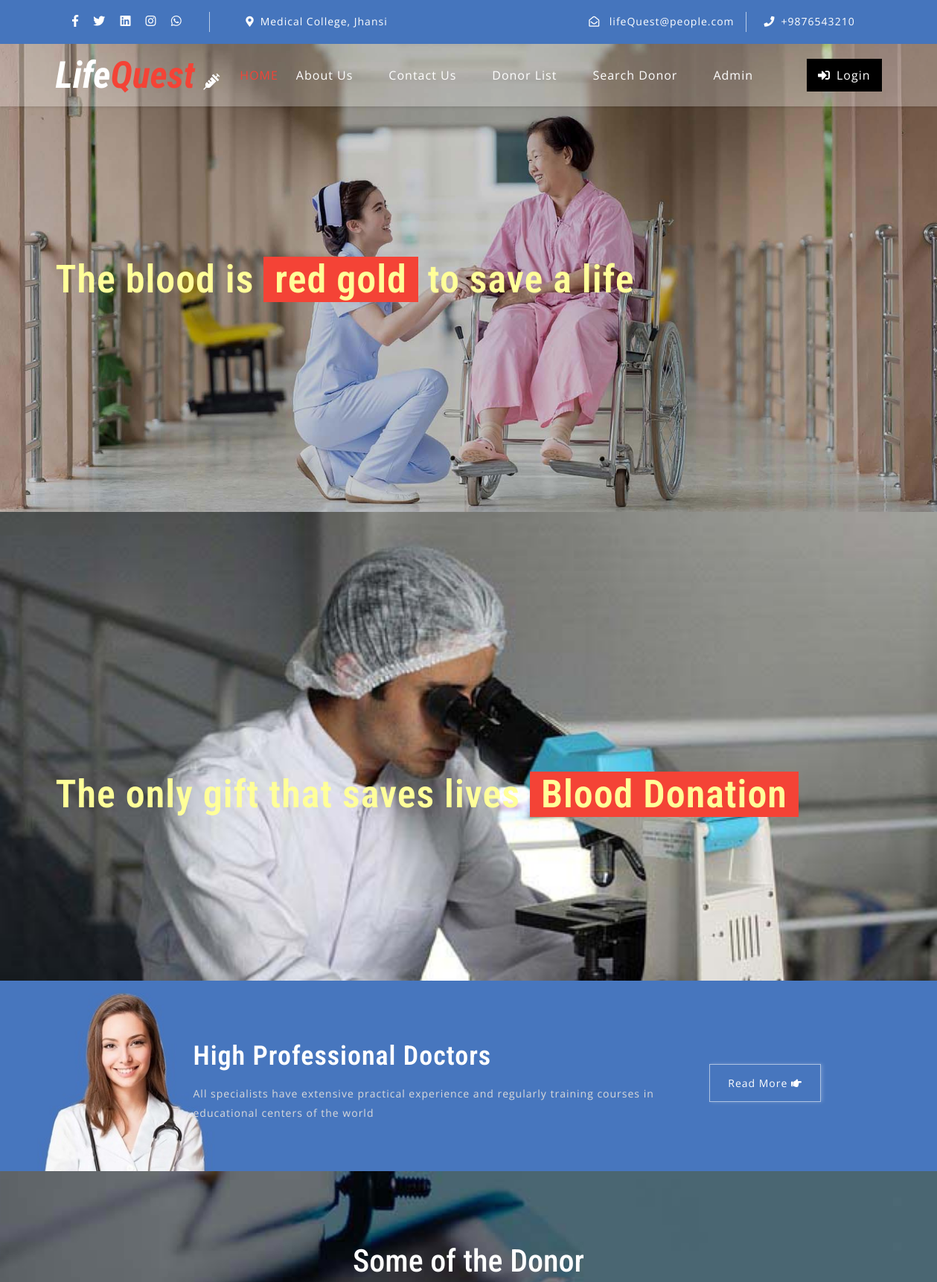
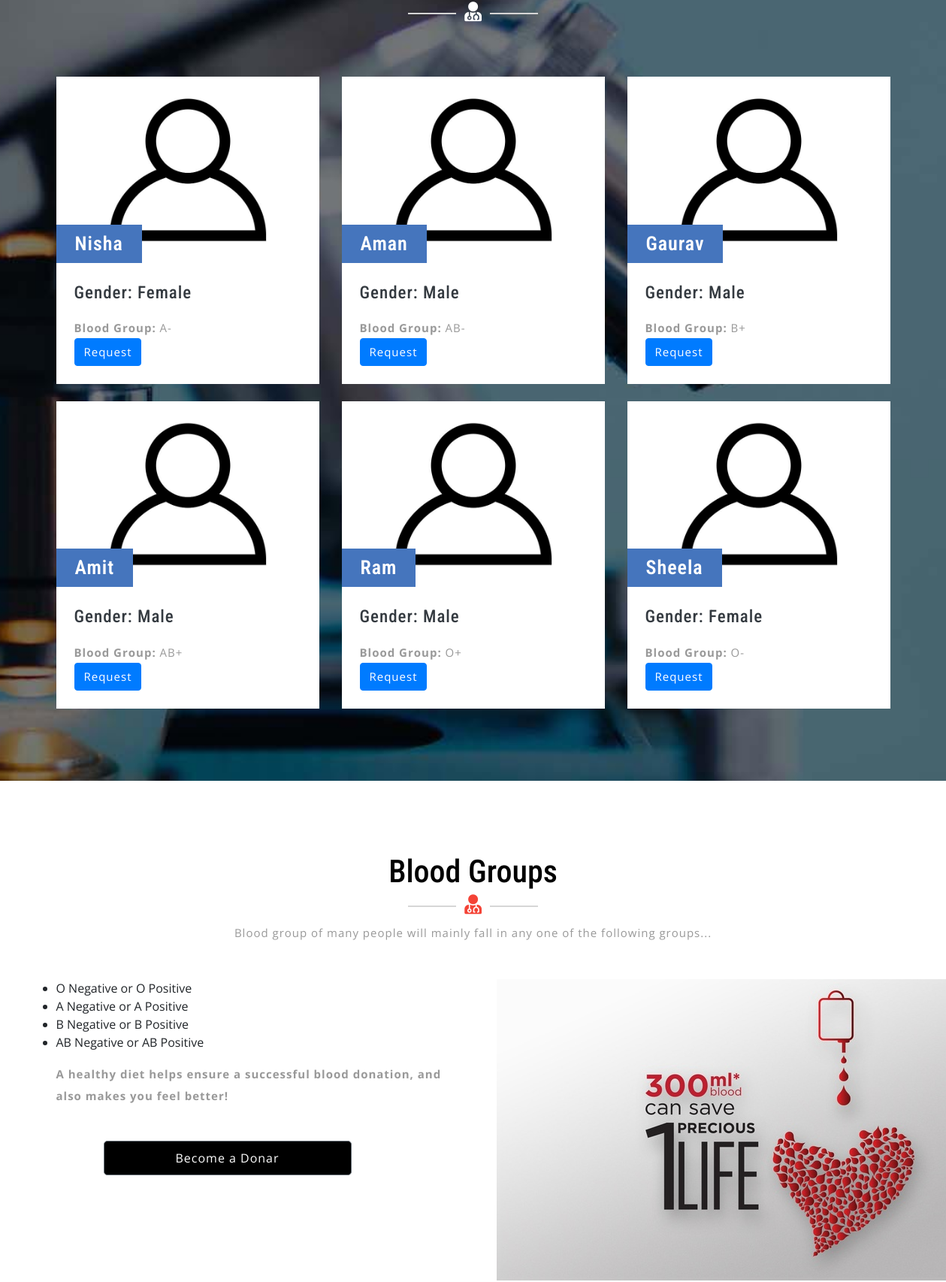
The app's page /LifeQuestBloodBank/index.php (upper part) with its own data (2 pictures, top to bottom).
### tables this page shows
CREATE TABLE `thecontactusinfo` (
  `ID` int(11) NOT NULL AUTO_INCREMENT,
  `Address` tinytext DEFAULT NULL,
  `Email` varchar(50) DEFAULT NULL,
  `ContactNumber` bigint(10) DEFAULT NULL,
  PRIMARY KEY (`ID`)
);

CREATE TABLE `theblooddonors` (
  `ID` int(11) NOT NULL AUTO_INCREMENT,
  `FullName` varchar(50) DEFAULT NULL,
  `ContactNumber` bigint(10) DEFAULT NULL,
  `Email` varchar(50) DEFAULT NULL,
  `Gender` varchar(20) DEFAULT NULL,
  `Age` int(11) DEFAULT NULL,
  `BloodGroup` varchar(20) DEFAULT NULL,
  `Address` varchar(120) DEFAULT NULL,
  `Message` mediumtext DEFAULT NULL,
  `PostingDate` timestamp NOT NULL DEFAULT current_timestamp(),
  `status` int(1) DEFAULT NULL,
  `Password` varchar(100) DEFAULT NULL,
  PRIMARY KEY (`ID`)
);

### LifeQuestBloodBank/index.php (the view, shortened to what this page needs)
<?php
include('includes/config.php');
?>
<!doctype html>
<html lang="en">
    <head>
        <link rel="stylesheet" href="css/bootstrap.css">
        <link rel="stylesheet" href="css/style.css">
        <link rel="stylesheet" href="css/fontawesome-all.css">
    </head>
    <body>
        <?php include('includes/header.php');?>
        <div class="slider">
            <div class="callbacks_container">
                <ul class="rslides callbacks callbacks1" id="slider4">
                    <li>
                        <div class="banner-top1" style="">
                            <div class="banner-info_agile_w3ls">
                                <div class="container">
                                    <h3><br>The blood is <span>red gold</span> to save a life</h3>
                                </div>
                            </div>
                        </div>
                    </li>
                    <li>
                        <div class="banner-top2">
                            <div class="banner-info_agile_w3ls">
                                <div class="container">
                                    <h3><br><br>The only gift that saves lives
                                        <span>Blood Donation</span>
                                    </h3>
                                </div>
                            </div>
                        </div>
                    </li>
                </ul>
            </div>
        </div>
        <div class="banner-bottom py-5">
            <div class="container d-flex py-xl-3 py-lg-3">
                <div class="banner-left-bottom-w3ls offset-lg-2 offset-md-1">
                    <h3 class="text-white my-3">High Professional Doctors</h3>
                    <p>All specialists have extensive practical experience and regularly training courses in educational centers of the
					world</p>
                </div>
                <div class="button">
                    <a href="about.php" class="w3ls-button-agile">Read More
                        <i class="fas fa-hand-point-right"></i>
                    </a>
                </div>
            </div>
        </div>
        <div class="blog-w3ls py-5" id="blog">
            <div class="container py-xl-5 py-lg-3">
                <div class="w3ls-titles text-center mb-5">
                    <h3 class="title text-white">Some of the Donor</h3>
                    <span>
                        <i class="fas fa-user-md text-white"></i>
                    </span>
                </div>
                <div class="row package-grids mt-5">
                    <?php
                    $status = 1;
                    $sql = "SELECT * from theblooddonors where status = $status order by rand() limit 6";
                    $result = mysqli_query($conn, $sql);
                    while($row = mysqli_fetch_assoc($result)){
                    ?>
                    <div class="col-md-4 pricing" style="margin-top:2%;">
                        <div class="price-top">
                            <img src="images/blood-donor.jpg" alt="" class="img-fluid">
                            <h3><?php echo $row['FullName'] ?></h3>
                        </div>
                        <div class="price-bottom p-4">
                            <h4 class="text-dark mb-3">Gender: <?php echo $row['Gender'] ?></h4>
                            <p class="card-text"><b>Blood Group: </b><?php echo $row['BloodGroup'] ?></p>
                            <a href="contact-blood.php?cid=<?php echo $row['ID'] ?>" class="btn btn-primary" style="color: white;">Request</a>
                        </div>
                    </div>
                    <?php } ?>
                </div>
            </div>
        </div>
        <div class="screen-w3ls py-5">
            <div class="container py-xl-5 py-lg-3">
                <div class="w3ls-titles text-center mb-5">
                    <h3 class="title">Blood Groups</h3>
                    <span>
                        <i class="fas fa-user-md"></i>
                    </span>
                    <p class="mt-2">Blood group of many people will mainly fall in any one of the following groups...</p>
                </div>
                <div class="row">
                    <div class="col-lg-6">
                        <ul>
                            <li>O Negative or O Positive</li>
                            <li>A Negative or A Positive</li>
                            <li>B Negative or B Positive</li>
                            <li>AB Negative or AB Positive</li>
                        </ul>
                        <p class="mt-3"><b>A healthy diet helps ensure a successful blood donation, and also makes you feel better!</b></p>
                        <div class="col-8 mt-3" style="padding-top: 30px;">
                            <a class="btn btn-lg btn-secondary btn-block login-button ml-lg-5 mt-lg-0 mt-4 mb-lg-0 mb-3" href="sign-up.php">Become a Donar</a>
                        </div>
                    </div>
                    <div class="col-lg-6">
                        <img src="images/donblood.jpg" alt="blood-donor" class="mx-3">
                    </div>
                </div>
            </div>
        </div>
    </body>
</html>

### LifeQuestBloodBank/includes/header.php (shortened to what this page needs)
<?php
if(isset($_SESSION['lbba'])){
    $login = true;
}
else{
    $login = false;
}
?>
    <header>
            <div class="top-bar py-3">
                <div class="container">
                    <div class="row">
                        <div class="col-lg-7 top-social-agile">
                            <div class="row">
                                <ul class="col-lg-4 col-6 top-right-info text-center">
                                    <li>
                                        <a href="#">
                                            <i class="fab fa-facebook-f"></i>
                                        </a>
                                    </li>
                                    <li class="mx-3">
                                        <a href="#">
                                            <i class="fab fa-twitter"></i>
                                        </a>
                                    </li>
                                    <li>
                                        <a href="#">
                                            <i class="fab fa-linkedin"></i>
                                        </a>
                                    </li>
                                    <li class="ml-3">
                                        <a href="#">
                                            <i class="fab fa-instagram"></i>
                                        </a>
                                    </li>
                                    <li class="ml-3">
                                        <a href="#">
                                            <i class="fab fa-whatsapp"></i>
                                        </a>
                                    </li>
                                </ul>
                                <?php
                                $sql = "SELECT * from thecontactusinfo";
                                $result = mysqli_query($conn, $sql);
                                $row = mysqli_fetch_assoc($result);
                                ?>
                                <div class="col-6 header-top_w3layouts pl-5 text-lg-left text-center">
                                    <p class="text-white">
                                        <i class="fas fa-map-marker-alt mr-2"></i><?php echo $row['Address'] ?>
                                    </p>
                                </div>
                            </div>
                        </div>
                        <div class="col-lg-5 top-social-agile text-lg-right text-center">
                            <div class="row">
                                <div class="col-lg-7 col-6 top-w3layouts">
                                    <p class="text-white">
                                        <i class="far fa-envelope-open mr-2"></i>
                                        <a href="mailto:lifeQuest@people.com" class="text-white"><?php echo $row['Email'] ?></a>
                                    </p>
                                </div>
                                <div class="col-lg-5 col-6 header-w3layouts pl-4 text-lg-left">
                                    <p class="text-white">
                                        <i class="fas fa-phone mr-2"></i>+<?php echo $row['ContactNumber'] ?></p>
                                </div>
                            </div>
                        </div>
                    </div>
                </div>
            </div>
    </header>
    <div id="home">
            <div class="main-top py-1">
                <nav class="navbar navbar-expand-lg navbar-light fixed-navi">
                    <div class="container">
                        <h1>
                            <a class="navbar-brand font-weight-bold font-italic" href="index.php">
                                <span>Life</span>Quest
                                <i class="fas fa-syringe"></i>
                            </a>
                        </h1>
                        <div class="collapse navbar-collapse text-center" id="navbarSupportedContent">
                            <ul class="navbar-nav ml-lg-auto">
                                <li class="nav-item active mt-lg-0 mt-3">
                                    <a href="index.php" class="nav-link">HOME</a>
                                </li>
                                <li class="nav-item mx-lg-4 my-lg-0 my-3">
                                    <a class="nav-link" href="about.php">About Us</a>
                                </li>
                                <li class="nav-item mx-lg-4 my-lg-0 my-3">
                                    <a class="nav-link" href="contact.php">Contact Us</a>
                                </li>
                                <li class="nav-item mx-lg-4 my-lg-0 my-3">
                                    <a class="nav-link" href="donor-list.php">Donor List</a>
                                </li>
                                <li class="nav-item mx-lg-4 my-lg-0 my-3">
                                    <a class="nav-link" href="search-donor.php">Search Donor</a>
                                </li>
                                <?php if(!$login){ ?>
                                <li class="nav-item mx-lg-4 my-lg-0 my-3">
                                    <a class="nav-link" href="admin/index.php">Admin</a>
                                </li>
                            </ul>
                            <a href="login.php" class="login-button ml-lg-5 mt-lg-0 mt-4 mb-lg-0 mb-3" >
                                <i class="fas fa-sign-in-alt mr-2"></i>Login
                            </a>
                            <?php } ?>
                        </div>
                    </div>
                </nav>
            </div>
    </div>

### LifeQuestBloodBank/index.php (style rules this page uses)
.banner-top1 { background:url('images/3.jpg') no-repeat 0px 0px; background-size: cover; -webkit-background-size: cover; -moz-background-size: cover; -o-background-size: cover; -moz-background-size: cover; }
.banner-top2 { background: url('images/blog2.jpg') no-repeat 0px 0px; background-size: cover; -webkit-background-size: cover; -moz-background-size: cover; -o-background-size: cover; -moz-background-size: cover; }

### records on screen
thecontactusinfo: Address "Medical College, Jhansi", Email "lifeQuest@people.com", ContactNumber "9876543210"
theblooddonors: FullName "Nisha", Gender "Female", BloodGroup "A-"
theblooddonors: FullName "Aman", Gender "Male", BloodGroup "AB-"
theblooddonors: FullName "Gaurav", Gender "Male", BloodGroup "B+"
theblooddonors: FullName "Amit", Gender "Male", BloodGroup "AB+"
theblooddonors: FullName "Ram", Gender "Male", BloodGroup "O+"
theblooddonors: FullName "Sheela", Gender "Female", BloodGroup "O-"
